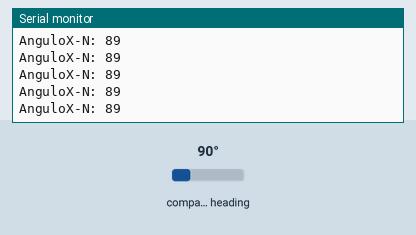
This sketch was run on a simulated Arduino Uno, built with avr-gcc and run on an emulated ATmega328P. Shown: the last lines printed to the serial monitor. Wiring (inferred from the names in the program): HMC5883L compass at I2C address 0x1E. Inputs (shaded band) come from the test bench; at power-on: compass heading 90°.

Above: at 1.2 s.
1.3 s: compass heading set to 7°
At 1.32 s:
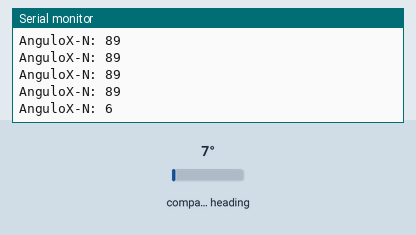
2.8 s: compass heading set to 180°
At 2.84 s:
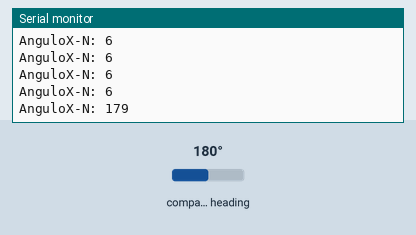
4.3 s: compass heading set to 90°
At 4.36 s:
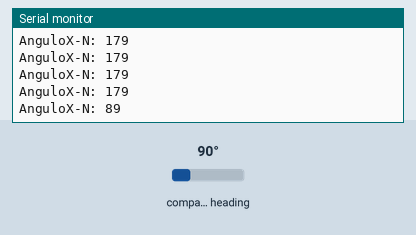
Timing chart, 0 to 7.3 s (numbered marks = the images above; inputs shaded):
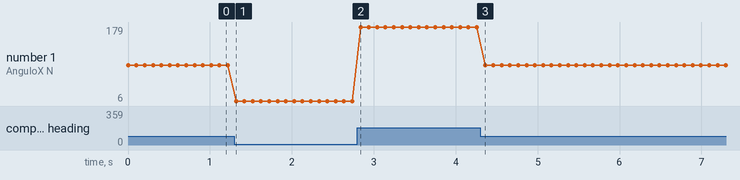

The sketch:

Codigo_Magnetometro.ino
```cpp
#include <SoftWire.h>
#include <Wire.h>

//Código para magnetometro HMC5883L
//Pines
//B6 (SCL),B7 (SDA),5V,G en STM32
//Proyecto ARLISS 2021

#define address 0x1E //0011110b, I2C 7bit address of HMC5883

void setup(){
  //Initialize Serial and I2C communications
  Serial.begin(9600);
  Wire.begin();
  //Put the HMC5883 IC into the correct operating mode
  Wire.beginTransmission(address); //open communication with HMC5883
  Wire.write(0x02); //select mode register
  Wire.write(0x00); //continuous measurement mode
  Wire.endTransmission();
}

void loop(){
  short x,y,z; //triple axis data
  //Tell the HMC5883 where to begin reading data
  Wire.beginTransmission(address);
  Wire.write(0x03); //select register 3, X MSB register
  Wire.endTransmission();


 //Read data from each axis, 2 registers per axis
  Wire.requestFrom(address, 6);
  if(6<=Wire.available()){
    x = Wire.read()<<8; //X msb
    x |= Wire.read(); //X lsb
    z = Wire.read()<<8; //Z msb
    z |= Wire.read(); //Z lsb
    y = Wire.read()<<8; //Y msb
    y |= Wire.read(); //Y lsb
  }
  float angulo = atan2(y, x);
    angulo=angulo*(180/M_PI);//convertimos de Radianes a grados
    angulo=angulo-1.11; //corregimos la declinación magnética
    //Mostramos el angulo entre el eje X y el Norte
    Serial.print("AnguloX-N: ");
    Serial.println(angulo,0);
    delay(100);
}
```

Measured:
- after the input at 1.3 s, the serial monitor: prints a new line at once (image 1)
- after the input at 2.8 s, the serial monitor: prints a new line at once (image 2)
- after the input at 4.3 s, the serial monitor: prints a new line after 0.06 s (image 3)
- plotted number 1: 89 → 6 after the input at 1.3 s, 6 → 179 after the input at 2.8 s, 179 → 89 after the input at 4.3 s
